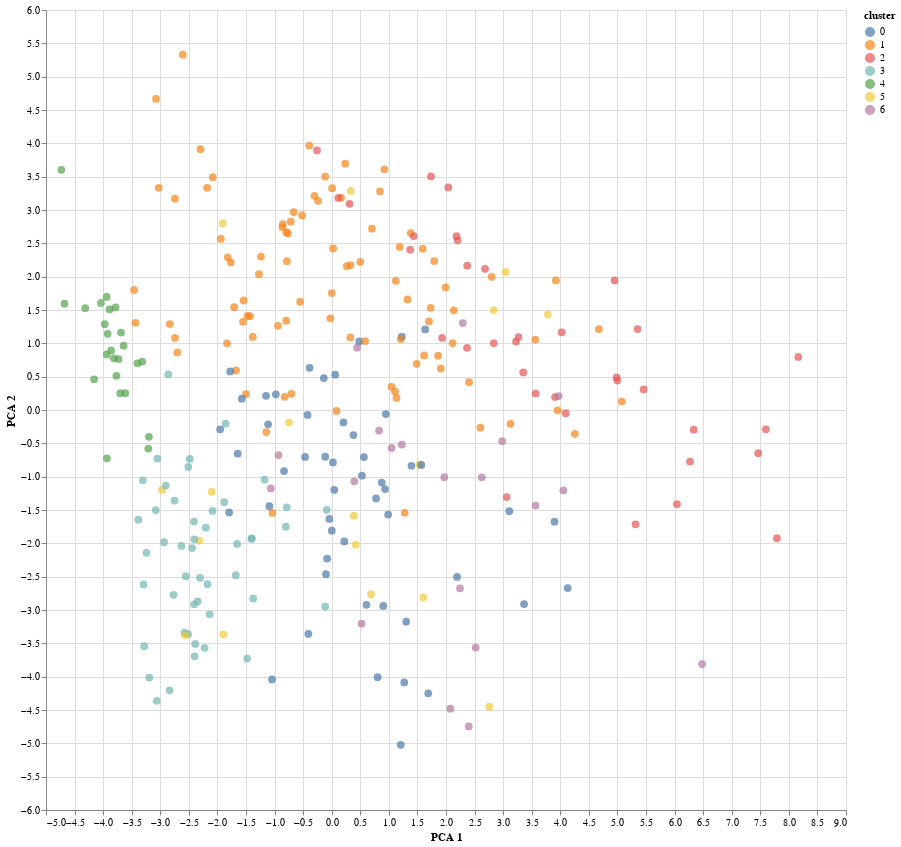

Notebook code cell kept with this figure:
### Code cell
# visualize using altair
import altair as alt

alt.Chart(final_df).mark_circle(size=60).encode(
    x='PCA 1',
    y='PCA 2',
    color='cluster:N',
    tooltip=['Name', 'cluster', 'Current Team', 'PCA 1', 'PCA 2']
).properties(
    width=800,
    height=800
).interactive()

### Figure 1 — Vega-Lite specification as saved in the notebook (floating-point values rounded to 4 significant figures; data arrays with more than 128 entries replaced by an {"elided": "..."} marker saying what was removed)
{"config": {"view": {"continuousWidth": 300, "continuousHeight": 300}}, "data": {"name": "data-23f1240b5ad1e38e8b16ea3603718009"}, "mark": {"type": "circle", "size": 60}, "encoding": {"color": {"field": "cluster", "type": "nominal"}, "tooltip": [{"field": "Name", "type": "nominal"}, {"field": "cluster", "type": "quantitative"}, {"field": "Current Team", "type": "nominal"}, {"field": "PCA 1", "type": "quantitative"}, {"field": "PCA 2", "type": "quantitative"}], "x": {"field": "PCA 1", "type": "quantitative"}, "y": {"field": "PCA 2", "type": "quantitative"}}, "height": 800, "params": [{"name": "param_2", "select": {"type": "interval", "encodings": ["x", "y"]}, "bind": "scales"}], "width": 800, "$schema": "https://vega.github.io/schema/vega-lite/v5.8.0.json", "datasets": {"data-23f1240b5ad1e38e8b16ea3603718009": {"elided": "284 records"}}}
